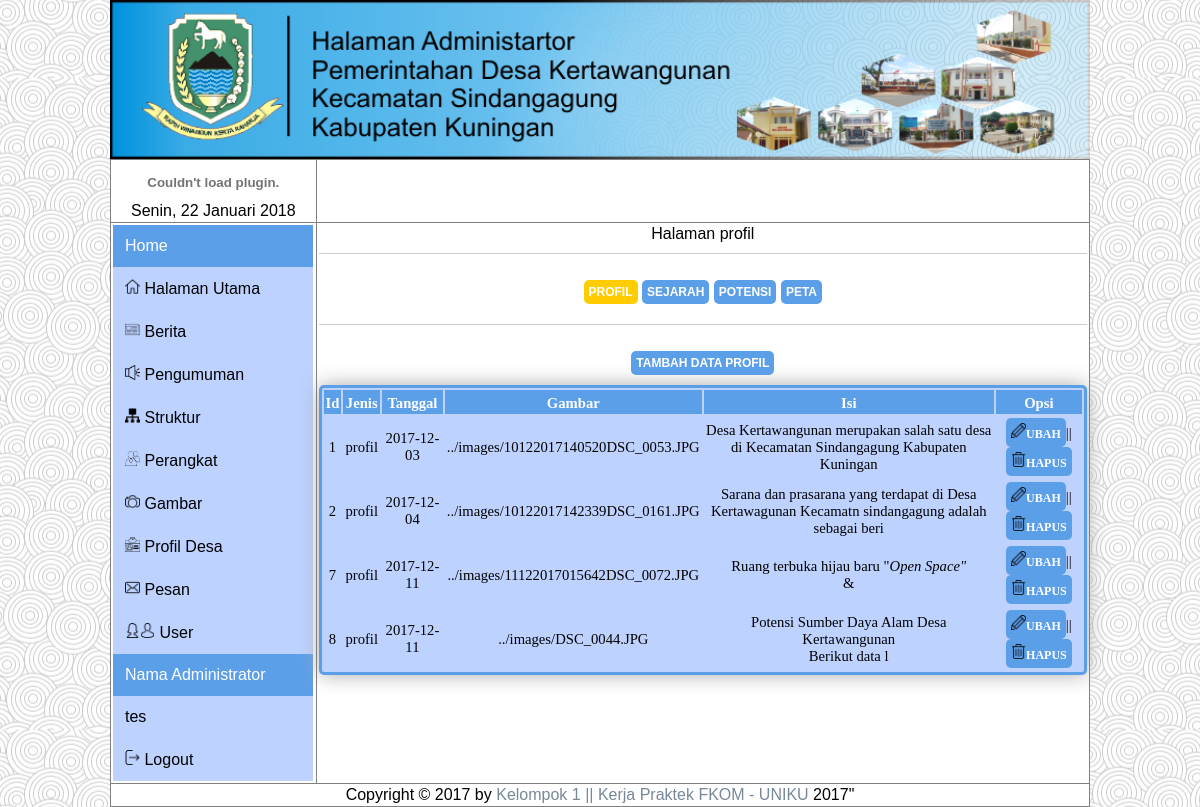
Screenshot of /administrator/admin.php?n=profil&page=1 (signed in) with the database file from the repository.
### tables this page shows
CREATE TABLE `data_profil` (
  `id` int(5) NOT NULL,
  `jenis` varchar(25) NOT NULL,
  `tanggal` date NOT NULL,
  `isi` text NOT NULL,
  `gambar` text NOT NULL
);

### administrator/profil/profil.php (the view, shortened to what this page needs)
<?php echo'Halaman profil'; ?>
<hr>
<a href="admin.php?n=profil" class="button" id="butonActive">Profil</a>
<a href="admin.php?n=sejarah" class="button">Sejarah</a>
<a href="admin.php?n=potensi" class="button">Potensi</a>
<a href="admin.php?n=peta" class="button">Peta</a>
<hr>
<a href="admin.php?n=tambah_profil" class="button">Tambah Data Profil</a>
<table id="theTable">
  <tr>
    <th>Id</th>
    <th>Jenis</th>
    <th>Tanggal</th>
    <th>Gambar</th>
    <th>Isi</th>
    <th>Opsi</th>
  </tr>
<?php
$query = "SELECT * FROM data_profil where jenis = 'profil'";
$sql = mysql_query($query);
while($data = mysql_fetch_array($sql)){
  $potong = substr($data['isi'],0,100);
  echo '<tr><td>'.$data['id'].'</td>
        <td>'.$data['jenis'].'</td>
        <td>'.$data['tanggal'].'</td>
        <td>'.$data['gambar'].'</td>
        <td>'.$potong.'</td>
        <td>
          <a href="admin.php?n=ubah_profil&id='.$data['id'].'" id ="button2"><img src="../asset/icon/edit.png" width="15px" height="15px">Ubah</a>||
          <a href="admin.php?n=hapus_profil&id='.$data['id'].'" ';?> onclick="return confirm('Apakah data ini akan dihapus ?')"  <?php echo 'title="Hapus Data" id="button2"><img src="../asset/icon/garbage.png" width="15px" height="15px">Hapus</a>
        </td>
        </tr>
  ';
}
 ?>
</table>

### asset/style.css (style rules this page uses)
body { color: #666666; background-color: #F5F5F5 ; background-image: url(images/background.jpg); background-position: center; font-family: arial; line-height: 1.4em; margin: 0px; }
a { color: #778899 ; text-decoration: none; }
hr { border:none; border-top:1px solid #CCCCCC; height:1px; margin-bottom:25px; margin-top:10px; }
* { margin: 0; padding: 0; }
img { max-width: 100%; }
.button { background-color: #5c9fe9; border-radius: 5px 5px 5px 5px; color: #fff; display: inline-block; font-size: 12px; font-weight: bold; padding: 5px 5px; text-decoration: none; text-transform: uppercase; margin-bottom:10px; position:center; }
#button2 { background-color: #5c9fe9; border-radius: 5px 5px 5px 5px; color: #fff; display: inline-block; font-size: 12px; font-weight: bold; padding: 5px 5px; text-decoration: none; text-transform: uppercase; margin-bottom:0; }
#butonActive { background-color:#ffcc00; }
#theTable { background:#BDD2FF; font-size:10px; width:auto; text-align:center; border:3px solid #5c9fe9; -moz-border-radius: 5px 5px 5px 5px; -webkit-border-radius: 5px 5px 5px 5px; border-radius: 5px 5px 5px 5px; -moz-box-shadow:0px 0px 20px #aaa; -webkit-box-shadow:0px 0px 20px #aaa; box-shadow:0px 0px 20spx #aaa; }
#theTable th,td { color: #000; padding-left : 2px; padding-right : 2px; padding-top : 2px; padding-bottom : 2px; }
#theTable th { background-color:#5c9fe9; color:#FFF; text-align:center; font: 11pt calibri; font-weight:bold; height:20px; padding-top:5px; }
#theTable td { border:0px solid #5c9fe9; font:normal 11pt calibri; }
#tabel2 th,td { color: #000; padding-left : 2px; padding-right : 2px; padding-top : 2px; padding-bottom : 2px; }

### rows the page displays
data_profil: id "1", jenis "profil", tanggal "2017-12-03", gambar "../images/10122017140520DSC_0053.JPG", isi "Desa Kertawangunan merupakan salah satu desa di Kecamatan Sindangagung Kabupaten Kuningan"
data_profil: id "2", jenis "profil", tanggal "2017-12-04", gambar "../images/10122017142339DSC_0161.JPG", isi "Sarana dan prasarana yang terdapat di Desa Kertawagunan Kecamatn sindangagung adalah sebagai beri"
data_profil: id "7", jenis "profil", tanggal "2017-12-11", gambar "../images/11122017015642DSC_0072.JPG", isi "Ruang terbuka hijau baru \" Open Space\" &"
data_profil: id "8", jenis "profil", tanggal "2017-12-11", gambar "../images/DSC_0044.JPG", isi "Potensi Sumber Daya Alam Desa Kertawangunan Berikut data l"

### other values shown
$_SESSION['sesi'] "tes"
